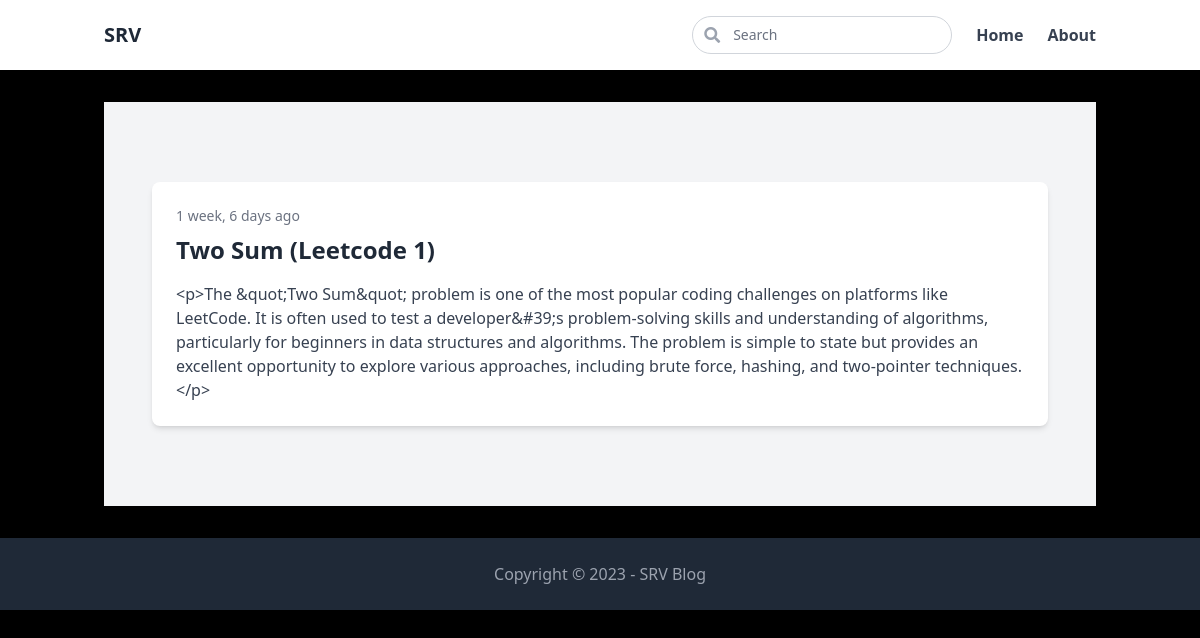
Page /python/ on the committed database.
### blog/models.py (models this page shows, shortened)
class Post(models.Model):
    ACTIVE = 'active'
    DRAFT = 'draft'
    CHOICES_STATUS = [
        (ACTIVE, 'Active'),
        (DRAFT, 'Draft')
    ]
    category = models.ForeignKey(Category, related_name='posts', on_delete=models.CASCADE)
    title = models.CharField(max_length=255)
    slug = models.SlugField()
    intro = RichTextUploadingField()  # Use RichTextUploadingField for the intro
    body = RichTextUploadingField()   # Use RichTextUploadingField for the body
    created_at = models.DateTimeField(auto_now_add=True)
    status = models.CharField(max_length=10, choices=CHOICES_STATUS, default=ACTIVE)
    image = models.ImageField(upload_to='uploads/', blank=True, null=True)
    class Meta:
        ordering = ('-created_at',)

### blog/views.py (the view)
# urls.py: path('<slug:slug>/', views.category, name='category_detail'),
def category(request, slug):
    category = get_object_or_404(Category, slug=slug)
    posts = category.posts.filter(status = Post.ACTIVE)
    return render(request, 'blog/category.html', {'category' : category, 'posts' : posts})

### blog/templates/blog/category.html (shortened to what this page needs)
{% extends 'core/base.html' %}
{% block content %}
<section class="bg-gray-100 py-12">
    <div class="container mx-auto px-4">
        <section class="py-8">
            <div class="grid grid-cols-1 gap-8 max-w-4xl mx-auto">
                {% for post in posts %}
                    <div class="bg-white rounded-lg shadow-md p-6 hover:shadow-lg transition-shadow duration-300">
                        <a href="{% url 'post_detail' post.category.slug post.slug %}" class="block">
                            <p class="text-sm text-gray-500">
                                {{ post.created_at|timesince }} ago
                            </p>
                            <h2 class="text-2xl font-semibold text-gray-800 mt-2">
                                {{ post.title }}
                            </h2>
                            <p class="text-gray-700 mt-4">
                                {{ post.intro }}
                            </p>
                        </a>
                    </div>
                {% empty %}
                    <div class="text-center text-gray-500">
                        <p>There is no post in this category...</p>
                    </div>
                {% endfor %}
            </div>
        </section>
    </div>
</section>
{% endblock %}

### rows in the picture
Post: created_at "1 week, 6 days", title "Two Sum (Leetcode 1)", intro "<p>The &quot;Two Sum&quot; problem is one of the most popular coding challenges on platforms like LeetCode. It is often used to test a developer&#39;s problem-solving skills and understanding of algorithms, particularly for beginners in data structures and algorithms. The problem is simple to state but provides an excellent opportunity to explore various approaches, including brute force, hashing, and two-pointer techniques.</p>"
